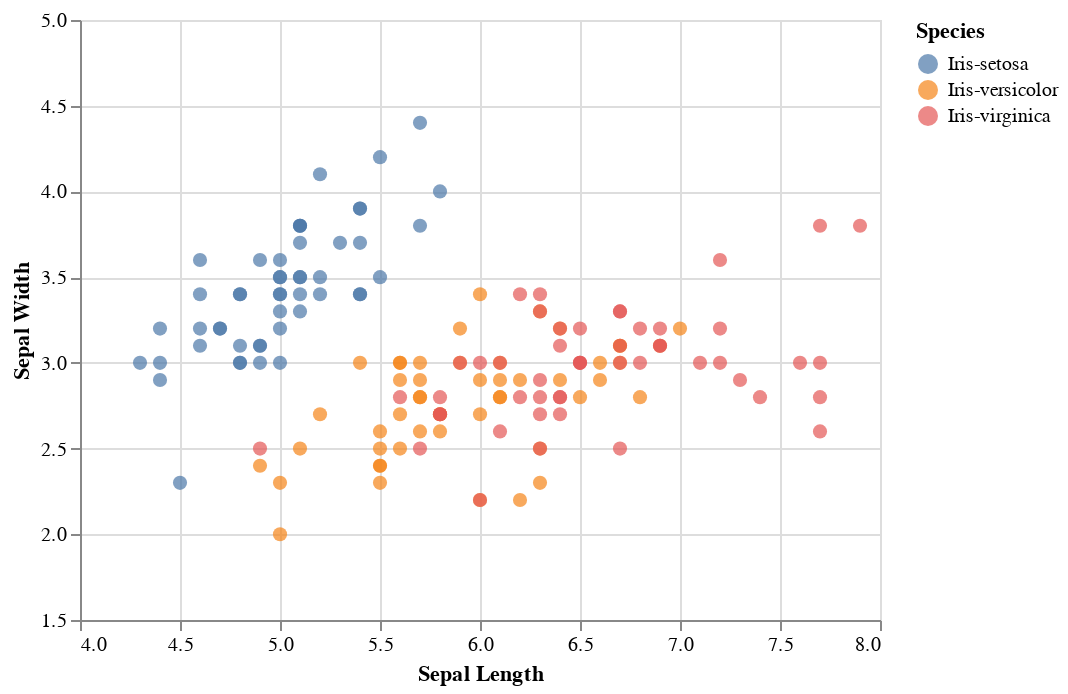

The notebook cell this image was saved under:
### Code cell
alt.Chart(iris).mark_point(filled=True,size=50).encode(
    alt.X('SepalLength:Q', scale=alt.Scale(domain= [4,8]), axis=alt.Axis(title='Sepal Length')),
    alt.Y('SepalWidth:Q', scale=alt.Scale(domain= [1.5,5]), axis=alt.Axis(title='Sepal Width')),
    color='Species:N',
    tooltip=['Species', 'SepalLength', 'SepalWidth']
).interactive()

### Figure 1 — Vega-Lite specification as saved in the notebook (floating-point values rounded to 4 significant figures; data arrays with more than 128 entries replaced by an {"elided": "..."} marker saying what was removed)
{"config": {"view": {"continuousWidth": 400, "continuousHeight": 300}}, "data": {"name": "data-17573b73165b324fe49516a27bcc2ed5"}, "mark": {"type": "point", "filled": true, "size": 50}, "encoding": {"color": {"type": "nominal", "field": "Species"}, "tooltip": [{"type": "nominal", "field": "Species"}, {"type": "quantitative", "field": "SepalLength"}, {"type": "quantitative", "field": "SepalWidth"}], "x": {"type": "quantitative", "axis": {"title": "Sepal Length"}, "field": "SepalLength", "scale": {"domain": [4, 8]}}, "y": {"type": "quantitative", "axis": {"title": "Sepal Width"}, "field": "SepalWidth", "scale": {"domain": [1.5, 5]}}}, "selection": {"selector001": {"type": "interval", "bind": "scales", "encodings": ["x", "y"]}}, "$schema": "https://vega.github.io/schema/vega-lite/v4.8.1.json", "datasets": {"data-17573b73165b324fe49516a27bcc2ed5": {"elided": "150 records"}}}
